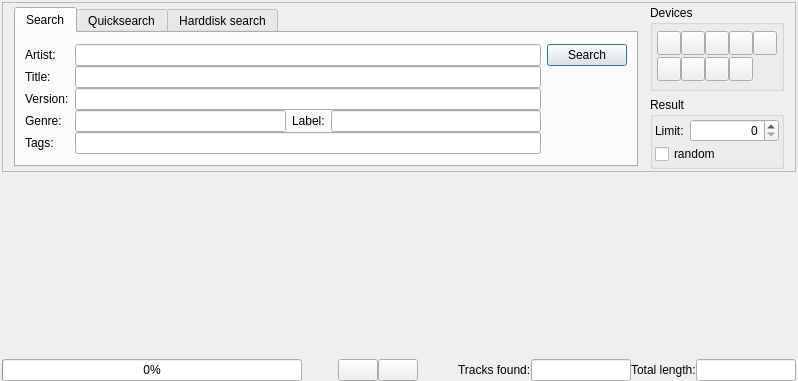
<?xml version="1.0" encoding="UTF-8"?>
<ui version="4.0">
 <class>searchClass</class>
 <widget class="QWidget" name="searchClass">
  <property name="geometry">
   <rect>
    <x>0</x>
    <y>0</y>
    <width>798</width>
    <height>381</height>
   </rect>
  </property>
  <property name="windowTitle">
   <string>WinMusik Search</string>
  </property>
  <property name="windowIcon">
   <iconset resource="../resources.qrc">
    <normaloff>:/devices48/resources/tr48x48-0012.png</normaloff>:/devices48/resources/tr48x48-0012.png</iconset>
  </property>
  <layout class="QVBoxLayout" name="verticalLayout_3">
   <property name="leftMargin">
    <number>2</number>
   </property>
   <property name="topMargin">
    <number>2</number>
   </property>
   <property name="rightMargin">
    <number>2</number>
   </property>
   <property name="bottomMargin">
    <number>0</number>
   </property>
   <item>
    <widget class="QFrame" name="frame">
     <property name="minimumSize">
      <size>
       <width>0</width>
       <height>0</height>
      </size>
     </property>
     <property name="maximumSize">
      <size>
       <width>16777215</width>
       <height>170</height>
      </size>
     </property>
     <property name="frameShape">
      <enum>QFrame::StyledPanel</enum>
     </property>
     <property name="frameShadow">
      <enum>QFrame::Raised</enum>
     </property>
     <layout class="QHBoxLayout" name="horizontalLayout">
      <property name="spacing">
       <number>6</number>
      </property>
      <property name="topMargin">
       <number>2</number>
      </property>
      <property name="bottomMargin">
       <number>2</number>
      </property>
      <item>
       <widget class="QTabWidget" name="tabWidget">
        <property name="enabled">
         <bool>true</bool>
        </property>
        <property name="maximumSize">
         <size>
          <width>16777215</width>
          <height>160</height>
         </size>
        </property>
        <property name="tabShape">
         <enum>QTabWidget::Rounded</enum>
        </property>
        <property name="currentIndex">
         <number>0</number>
        </property>
        <property name="elideMode">
         <enum>Qt::ElideNone</enum>
        </property>
        <property name="usesScrollButtons">
         <bool>true</bool>
        </property>
        <widget class="QWidget" name="tab">
         <attribute name="icon">
          <iconset resource="../resources.qrc">
           <normaloff>:/icons/resources/viewmag.png</normaloff>:/icons/resources/viewmag.png</iconset>
         </attribute>
         <attribute name="title">
          <string>Search</string>
         </attribute>
         <layout class="QVBoxLayout" name="verticalLayout">
          <property name="spacing">
           <number>2</number>
          </property>
          <property name="margin">
           <number>9</number>
          </property>
          <item>
           <layout class="QGridLayout">
            <property name="horizontalSpacing">
             <number>6</number>
            </property>
            <property name="verticalSpacing">
             <number>0</number>
            </property>
            <item row="0" column="0">
             <widget class="QLabel" name="label">
              <property name="text">
               <string>Artist:</string>
              </property>
             </widget>
            </item>
            <item row="0" column="1">
             <widget class="QLineEdit" name="artist"/>
            </item>
            <item row="1" column="0">
             <widget class="QLabel" name="label_2">
              <property name="text">
               <string>Title:</string>
              </property>
             </widget>
            </item>
            <item row="1" column="1">
             <widget class="QLineEdit" name="title"/>
            </item>
            <item row="2" column="0">
             <widget class="QLabel" name="label_6">
              <property name="text">
               <string>Version:</string>
              </property>
             </widget>
            </item>
            <item row="3" column="0">
             <widget class="QLabel" name="label_7">
              <property name="text">
               <string>Genre:</string>
              </property>
             </widget>
            </item>
            <item row="4" column="0">
             <widget class="QLabel" name="label_8">
              <property name="text">
               <string>Tags:</string>
              </property>
             </widget>
            </item>
            <item row="2" column="1">
             <widget class="QLineEdit" name="version"/>
            </item>
            <item row="4" column="1">
             <widget class="QLineEdit" name="tags"/>
            </item>
            <item row="0" column="2">
             <widget class="QPushButton" name="searchButton">
              <property name="text">
               <string>Search</string>
              </property>
              <property name="icon">
               <iconset resource="../resources.qrc">
                <normaloff>:/icons/resources/next.png</normaloff>:/icons/resources/next.png</iconset>
              </property>
              <property name="iconSize">
               <size>
                <width>16</width>
                <height>16</height>
               </size>
              </property>
              <property name="autoDefault">
               <bool>true</bool>
              </property>
              <property name="default">
               <bool>true</bool>
              </property>
             </widget>
            </item>
            <item row="3" column="1">
             <layout class="QHBoxLayout" name="horizontalLayout_8">
              <item>
               <widget class="QLineEdit" name="genre"/>
              </item>
              <item>
               <widget class="QLabel" name="label_12">
                <property name="text">
                 <string>Label:</string>
                </property>
               </widget>
              </item>
              <item>
               <widget class="QLineEdit" name="recordLabel"/>
              </item>
             </layout>
            </item>
           </layout>
          </item>
         </layout>
        </widget>
        <widget class="QWidget" name="tab_2">
         <attribute name="title">
          <string>Quicksearch</string>
         </attribute>
         <layout class="QVBoxLayout" name="verticalLayout_4">
          <property name="spacing">
           <number>0</number>
          </property>
          <item>
           <layout class="QFormLayout" name="formLayout">
            <property name="horizontalSpacing">
             <number>6</number>
            </property>
            <property name="verticalSpacing">
             <number>2</number>
            </property>
            <property name="topMargin">
             <number>0</number>
            </property>
            <item row="1" column="0">
             <widget class="QLabel" name="label_4">
              <property name="text">
               <string>Query:</string>
              </property>
             </widget>
            </item>
            <item row="1" column="1">
             <layout class="QHBoxLayout" name="horizontalLayout_3">
              <property name="spacing">
               <number>6</number>
              </property>
              <item>
               <widget class="QLineEdit" name="query"/>
              </item>
              <item>
               <widget class="QPushButton" name="quicksearchButton">
                <property name="text">
                 <string>Search</string>
                </property>
                <property name="icon">
                 <iconset resource="../resources.qrc">
                  <normaloff>:/icons/resources/next.png</normaloff>:/icons/resources/next.png</iconset>
                </property>
                <property name="iconSize">
                 <size>
                  <width>16</width>
                  <height>16</height>
                 </size>
                </property>
                <property name="default">
                 <bool>true</bool>
                </property>
               </widget>
              </item>
             </layout>
            </item>
            <item row="2" column="0">
             <widget class="QLabel" name="label_9">
              <property name="sizePolicy">
               <sizepolicy hsizetype="Preferred" vsizetype="Preferred">
                <horstretch>0</horstretch>
                <verstretch>0</verstretch>
               </sizepolicy>
              </property>
              <property name="text">
               <string>Search in:</string>
              </property>
              <property name="alignment">
               <set>Qt::AlignLeading|Qt::AlignLeft|Qt::AlignVCenter</set>
              </property>
             </widget>
            </item>
            <item row="2" column="1">
             <layout class="QHBoxLayout" name="horizontalLayout_7">
              <property name="topMargin">
               <number>0</number>
              </property>
              <item>
               <layout class="QGridLayout" name="gridLayout">
                <property name="horizontalSpacing">
                 <number>6</number>
                </property>
                <property name="verticalSpacing">
                 <number>2</number>
                </property>
                <item row="0" column="0">
                 <widget class="QCheckBox" name="searchArtist">
                  <property name="text">
                   <string>Artist</string>
                  </property>
                  <property name="checked">
                   <bool>true</bool>
                  </property>
                 </widget>
                </item>
                <item row="0" column="1">
                 <widget class="QCheckBox" name="searchTitle">
                  <property name="text">
                   <string>Title</string>
                  </property>
                  <property name="checked">
                   <bool>true</bool>
                  </property>
                 </widget>
                </item>
                <item row="0" column="2">
                 <widget class="QCheckBox" name="searchVersion">
                  <property name="text">
                   <string>Version</string>
                  </property>
                  <property name="checked">
                   <bool>true</bool>
                  </property>
                 </widget>
                </item>
                <item row="0" column="3">
                 <widget class="QCheckBox" name="searchGenre">
                  <property name="text">
                   <string>Genre</string>
                  </property>
                  <property name="checked">
                   <bool>true</bool>
                  </property>
                 </widget>
                </item>
                <item row="1" column="0">
                 <widget class="QCheckBox" name="searchAlbum">
                  <property name="text">
                   <string>Album</string>
                  </property>
                  <property name="checked">
                   <bool>true</bool>
                  </property>
                 </widget>
                </item>
                <item row="1" column="1">
                 <widget class="QCheckBox" name="searchRemarks">
                  <property name="text">
                   <string>Remarks</string>
                  </property>
                  <property name="checked">
                   <bool>true</bool>
                  </property>
                 </widget>
                </item>
                <item row="1" column="2">
                 <widget class="QCheckBox" name="searchTags">
                  <property name="text">
                   <string>Tags</string>
                  </property>
                  <property name="checked">
                   <bool>true</bool>
                  </property>
                 </widget>
                </item>
                <item row="1" column="3">
                 <widget class="QCheckBox" name="searchLabel">
                  <property name="text">
                   <string>Label</string>
                  </property>
                  <property name="checked">
                   <bool>true</bool>
                  </property>
                 </widget>
                </item>
               </layout>
              </item>
              <item>
               <spacer name="horizontalSpacer_3">
                <property name="orientation">
                 <enum>Qt::Horizontal</enum>
                </property>
                <property name="sizeHint" stdset="0">
                 <size>
                  <width>40</width>
                  <height>20</height>
                 </size>
                </property>
               </spacer>
              </item>
             </layout>
            </item>
           </layout>
          </item>
          <item>
           <spacer name="verticalSpacer_4">
            <property name="orientation">
             <enum>Qt::Vertical</enum>
            </property>
            <property name="sizeHint" stdset="0">
             <size>
              <width>20</width>
              <height>40</height>
             </size>
            </property>
           </spacer>
          </item>
          <item>
           <layout class="QHBoxLayout" name="horizontalLayout_4">
            <item>
             <widget class="QCheckBox" name="watchClipboard">
              <property name="text">
               <string>watch Clipboard</string>
              </property>
             </widget>
            </item>
           </layout>
          </item>
         </layout>
        </widget>
        <widget class="QWidget" name="Seite">
         <attribute name="title">
          <string>Harddisk search</string>
         </attribute>
         <layout class="QVBoxLayout" name="verticalLayout_5">
          <item>
           <layout class="QHBoxLayout" name="horizontalLayout_5">
            <item>
             <widget class="QLabel" name="label_5">
              <property name="text">
               <string>Query:</string>
              </property>
             </widget>
            </item>
            <item>
             <widget class="QLineEdit" name="query_harddisk"/>
            </item>
            <item>
             <widget class="QPushButton" name="hardDiskSearchButton">
              <property name="text">
               <string>Search</string>
              </property>
              <property name="icon">
               <iconset resource="../resources.qrc">
                <normaloff>:/icons/resources/next.png</normaloff>:/icons/resources/next.png</iconset>
              </property>
              <property name="iconSize">
               <size>
                <width>16</width>
                <height>16</height>
               </size>
              </property>
              <property name="default">
               <bool>true</bool>
              </property>
             </widget>
            </item>
           </layout>
          </item>
          <item>
           <spacer name="verticalSpacer_3">
            <property name="orientation">
             <enum>Qt::Vertical</enum>
            </property>
            <property name="sizeHint" stdset="0">
             <size>
              <width>20</width>
              <height>40</height>
             </size>
            </property>
           </spacer>
          </item>
          <item>
           <layout class="QHBoxLayout" name="horizontalLayout_6">
            <item>
             <widget class="QCheckBox" name="watchClipboardHarddisk">
              <property name="text">
               <string>watch Clipboard</string>
              </property>
             </widget>
            </item>
           </layout>
          </item>
         </layout>
        </widget>
       </widget>
      </item>
      <item>
       <layout class="QVBoxLayout" name="verticalLayout_6">
        <property name="leftMargin">
         <number>6</number>
        </property>
        <item>
         <widget class="QGroupBox" name="groupBox">
          <property name="sizePolicy">
           <sizepolicy hsizetype="Preferred" vsizetype="Expanding">
            <horstretch>0</horstretch>
            <verstretch>0</verstretch>
           </sizepolicy>
          </property>
          <property name="title">
           <string>Devices</string>
          </property>
          <property name="flat">
           <bool>false</bool>
          </property>
          <layout class="QGridLayout" name="_2">
           <property name="margin">
            <number>4</number>
           </property>
           <property name="spacing">
            <number>0</number>
           </property>
           <item row="0" column="0">
            <widget class="QToolButton" name="traeger_1">
             <property name="minimumSize">
              <size>
               <width>24</width>
               <height>24</height>
              </size>
             </property>
             <property name="focusPolicy">
              <enum>Qt::NoFocus</enum>
             </property>
             <property name="autoFillBackground">
              <bool>false</bool>
             </property>
             <property name="text">
              <string/>
             </property>
             <property name="icon">
              <iconset resource="../resources.qrc">
               <normaloff>:/devices25/resources/tr25x25-0001.png</normaloff>:/devices25/resources/tr25x25-0001.png</iconset>
             </property>
             <property name="iconSize">
              <size>
               <width>16</width>
               <height>16</height>
              </size>
             </property>
             <property name="checkable">
              <bool>true</bool>
             </property>
            </widget>
           </item>
           <item row="0" column="1">
            <widget class="QToolButton" name="traeger_2">
             <property name="minimumSize">
              <size>
               <width>24</width>
               <height>24</height>
              </size>
             </property>
             <property name="focusPolicy">
              <enum>Qt::NoFocus</enum>
             </property>
             <property name="text">
              <string/>
             </property>
             <property name="icon">
              <iconset resource="../resources.qrc">
               <normaloff>:/devices25/resources/tr25x25-0002.png</normaloff>:/devices25/resources/tr25x25-0002.png</iconset>
             </property>
             <property name="iconSize">
              <size>
               <width>16</width>
               <height>16</height>
              </size>
             </property>
             <property name="checkable">
              <bool>true</bool>
             </property>
            </widget>
           </item>
           <item row="0" column="2">
            <widget class="QToolButton" name="traeger_3">
             <property name="minimumSize">
              <size>
               <width>24</width>
               <height>24</height>
              </size>
             </property>
             <property name="focusPolicy">
              <enum>Qt::NoFocus</enum>
             </property>
             <property name="text">
              <string/>
             </property>
             <property name="icon">
              <iconset resource="../resources.qrc">
               <normaloff>:/devices25/resources/tr25x25-0003.png</normaloff>:/devices25/resources/tr25x25-0003.png</iconset>
             </property>
             <property name="iconSize">
              <size>
               <width>16</width>
               <height>16</height>
              </size>
             </property>
             <property name="checkable">
              <bool>true</bool>
             </property>
            </widget>
           </item>
           <item row="0" column="3">
            <widget class="QToolButton" name="traeger_4">
             <property name="minimumSize">
              <size>
               <width>24</width>
               <height>24</height>
              </size>
             </property>
             <property name="focusPolicy">
              <enum>Qt::NoFocus</enum>
             </property>
             <property name="text">
              <string/>
             </property>
             <property name="icon">
              <iconset resource="../resources.qrc">
               <normaloff>:/devices25/resources/tr25x25-0004.png</normaloff>:/devices25/resources/tr25x25-0004.png</iconset>
             </property>
             <property name="iconSize">
              <size>
               <width>16</width>
               <height>16</height>
              </size>
             </property>
             <property name="checkable">
              <bool>true</bool>
             </property>
            </widget>
           </item>
           <item row="0" column="4">
            <widget class="QToolButton" name="traeger_5">
             <property name="minimumSize">
              <size>
               <width>24</width>
               <height>24</height>
              </size>
             </property>
             <property name="focusPolicy">
              <enum>Qt::NoFocus</enum>
             </property>
             <property name="text">
              <string/>
             </property>
             <property name="icon">
              <iconset resource="../resources.qrc">
               <normaloff>:/devices25/resources/tr25x25-0005.png</normaloff>:/devices25/resources/tr25x25-0005.png</iconset>
             </property>
             <property name="iconSize">
              <size>
               <width>16</width>
               <height>16</height>
              </size>
             </property>
             <property name="checkable">
              <bool>true</bool>
             </property>
            </widget>
           </item>
           <item row="1" column="0">
            <widget class="QToolButton" name="traeger_6">
             <property name="minimumSize">
              <size>
               <width>24</width>
               <height>24</height>
              </size>
             </property>
             <property name="focusPolicy">
              <enum>Qt::NoFocus</enum>
             </property>
             <property name="text">
              <string/>
             </property>
             <property name="icon">
              <iconset resource="../resources.qrc">
               <normaloff>:/devices25/resources/tr25x25-0006.png</normaloff>:/devices25/resources/tr25x25-0006.png</iconset>
             </property>
             <property name="iconSize">
              <size>
               <width>16</width>
               <height>16</height>
              </size>
             </property>
             <property name="checkable">
              <bool>true</bool>
             </property>
            </widget>
           </item>
           <item row="1" column="1">
            <widget class="QToolButton" name="traeger_7">
             <property name="minimumSize">
              <size>
               <width>24</width>
               <height>24</height>
              </size>
             </property>
             <property name="focusPolicy">
              <enum>Qt::NoFocus</enum>
             </property>
             <property name="text">
              <string/>
             </property>
             <property name="icon">
              <iconset resource="../resources.qrc">
               <normaloff>:/devices25/resources/tr25x25-0007.png</normaloff>:/devices25/resources/tr25x25-0007.png</iconset>
             </property>
             <property name="iconSize">
              <size>
               <width>16</width>
               <height>16</height>
              </size>
             </property>
             <property name="checkable">
              <bool>true</bool>
             </property>
            </widget>
           </item>
           <item row="1" column="2">
            <widget class="QToolButton" name="traeger_8">
             <property name="minimumSize">
              <size>
               <width>24</width>
               <height>24</height>
              </size>
             </property>
             <property name="focusPolicy">
              <enum>Qt::NoFocus</enum>
             </property>
             <property name="text">
              <string/>
             </property>
             <property name="icon">
              <iconset resource="../resources.qrc">
               <normaloff>:/devices25/resources/tr25x25-0008.png</normaloff>:/devices25/resources/tr25x25-0008.png</iconset>
             </property>
             <property name="iconSize">
              <size>
               <width>16</width>
               <height>16</height>
              </size>
             </property>
             <property name="checkable">
              <bool>true</bool>
             </property>
            </widget>
           </item>
           <item row="1" column="3">
            <widget class="QToolButton" name="traeger_9">
             <property name="minimumSize">
              <size>
               <width>24</width>
               <height>24</height>
              </size>
             </property>
             <property name="focusPolicy">
              <enum>Qt::NoFocus</enum>
             </property>
             <property name="text">
              <string/>
             </property>
             <property name="icon">
              <iconset resource="../resources.qrc">
               <normaloff>:/devices25/resources/tr25x25-0009.png</normaloff>:/devices25/resources/tr25x25-0009.png</iconset>
             </property>
             <property name="iconSize">
              <size>
               <width>16</width>
               <height>16</height>
              </size>
             </property>
             <property name="checkable">
              <bool>true</bool>
             </property>
            </widget>
           </item>
          </layout>
         </widget>
        </item>
        <item>
         <widget class="QGroupBox" name="groupBox_2">
          <property name="title">
           <string>Result</string>
          </property>
          <layout class="QVBoxLayout" name="verticalLayout_7">
           <property name="spacing">
            <number>2</number>
           </property>
           <property name="margin">
            <number>2</number>
           </property>
           <item>
            <layout class="QFormLayout" name="formLayout_2">
             <property name="fieldGrowthPolicy">
              <enum>QFormLayout::AllNonFixedFieldsGrow</enum>
             </property>
             <property name="topMargin">
              <number>0</number>
             </property>
             <item row="0" column="0">
              <widget class="QLabel" name="label_10">
               <property name="text">
                <string>Limit:</string>
               </property>
              </widget>
             </item>
             <item row="0" column="1">
              <widget class="QSpinBox" name="limitResultSpinBox">
               <property name="alignment">
                <set>Qt::AlignRight|Qt::AlignTrailing|Qt::AlignVCenter</set>
               </property>
               <property name="maximum">
                <number>999999999</number>
               </property>
              </widget>
             </item>
            </layout>
           </item>
           <item>
            <widget class="QCheckBox" name="randomResultCheckBox">
             <property name="text">
              <string>random</string>
             </property>
            </widget>
           </item>
          </layout>
         </widget>
        </item>
       </layout>
      </item>
     </layout>
    </widget>
   </item>
   <item>
    <widget class="QWidget" name="listWidget" native="true">
     <property name="sizePolicy">
      <sizepolicy hsizetype="Expanding" vsizetype="Expanding">
       <horstretch>0</horstretch>
       <verstretch>0</verstretch>
      </sizepolicy>
     </property>
     <layout class="QVBoxLayout" name="verticalLayout_2">
      <property name="spacing">
       <number>0</number>
      </property>
      <property name="margin">
       <number>0</number>
      </property>
     </layout>
    </widget>
   </item>
   <item>
    <layout class="QHBoxLayout" name="horizontalLayout_2">
     <property name="spacing">
      <number>0</number>
     </property>
     <item>
      <widget class="QProgressBar" name="progressBar">
       <property name="minimumSize">
        <size>
         <width>300</width>
         <height>0</height>
        </size>
       </property>
       <property name="value">
        <number>0</number>
       </property>
      </widget>
     </item>
     <item>
      <spacer name="horizontalSpacer_2">
       <property name="orientation">
        <enum>Qt::Horizontal</enum>
       </property>
       <property name="sizeHint" stdset="0">
        <size>
         <width>40</width>
         <height>20</height>
        </size>
       </property>
      </spacer>
     </item>
     <item>
      <widget class="QPushButton" name="markAllButton">
       <property name="toolTip">
        <string>select all</string>
       </property>
       <property name="text">
        <string/>
       </property>
       <property name="icon">
        <iconset resource="../resources.qrc">
         <normaloff>:/icons/resources/frame_text.png</normaloff>:/icons/resources/frame_text.png</iconset>
       </property>
      </widget>
     </item>
     <item>
      <widget class="QPushButton" name="markNoneButton">
       <property name="toolTip">
        <string>unselect all</string>
       </property>
       <property name="text">
        <string/>
       </property>
       <property name="icon">
        <iconset resource="../resources.qrc">
         <normaloff>:/icons/resources/eraser.png</normaloff>:/icons/resources/eraser.png</iconset>
       </property>
      </widget>
     </item>
     <item>
      <spacer name="horizontalSpacer">
       <property name="orientation">
        <enum>Qt::Horizontal</enum>
       </property>
       <property name="sizeType">
        <enum>QSizePolicy::MinimumExpanding</enum>
       </property>
       <property name="sizeHint" stdset="0">
        <size>
         <width>40</width>
         <height>20</height>
        </size>
       </property>
      </spacer>
     </item>
     <item>
      <widget class="QLabel" name="label_3">
       <property name="text">
        <string>Tracks found:</string>
       </property>
      </widget>
     </item>
     <item>
      <widget class="QLineEdit" name="numTracks">
       <property name="sizePolicy">
        <sizepolicy hsizetype="Fixed" vsizetype="Fixed">
         <horstretch>0</horstretch>
         <verstretch>0</verstretch>
        </sizepolicy>
       </property>
       <property name="minimumSize">
        <size>
         <width>100</width>
         <height>0</height>
        </size>
       </property>
       <property name="maximumSize">
        <size>
         <width>100</width>
         <height>16777215</height>
        </size>
       </property>
       <property name="focusPolicy">
        <enum>Qt::NoFocus</enum>
       </property>
       <property name="alignment">
        <set>Qt::AlignRight|Qt::AlignTrailing|Qt::AlignVCenter</set>
       </property>
       <property name="readOnly">
        <bool>true</bool>
       </property>
      </widget>
     </item>
     <item>
      <widget class="QLabel" name="label_11">
       <property name="text">
        <string>Total length:</string>
       </property>
      </widget>
     </item>
     <item>
      <widget class="QLineEdit" name="totalLength">
       <property name="sizePolicy">
        <sizepolicy hsizetype="Fixed" vsizetype="Fixed">
         <horstretch>0</horstretch>
         <verstretch>0</verstretch>
        </sizepolicy>
       </property>
       <property name="minimumSize">
        <size>
         <width>100</width>
         <height>0</height>
        </size>
       </property>
       <property name="maximumSize">
        <size>
         <width>100</width>
         <height>16777215</height>
        </size>
       </property>
       <property name="focusPolicy">
        <enum>Qt::NoFocus</enum>
       </property>
       <property name="alignment">
        <set>Qt::AlignRight|Qt::AlignTrailing|Qt::AlignVCenter</set>
       </property>
       <property name="readOnly">
        <bool>true</bool>
       </property>
      </widget>
     </item>
    </layout>
   </item>
  </layout>
 </widget>
 <layoutdefault spacing="6" margin="11"/>
 <tabstops>
  <tabstop>artist</tabstop>
  <tabstop>title</tabstop>
  <tabstop>version</tabstop>
  <tabstop>tags</tabstop>
  <tabstop>markAllButton</tabstop>
  <tabstop>markNoneButton</tabstop>
  <tabstop>query</tabstop>
  <tabstop>quicksearchButton</tabstop>
  <tabstop>tabWidget</tabstop>
  <tabstop>watchClipboard</tabstop>
  <tabstop>query_harddisk</tabstop>
  <tabstop>hardDiskSearchButton</tabstop>
  <tabstop>watchClipboardHarddisk</tabstop>
 </tabstops>
 <resources>
  <include location="../resources.qrc"/>
 </resources>
 <connections/>
</ui>
